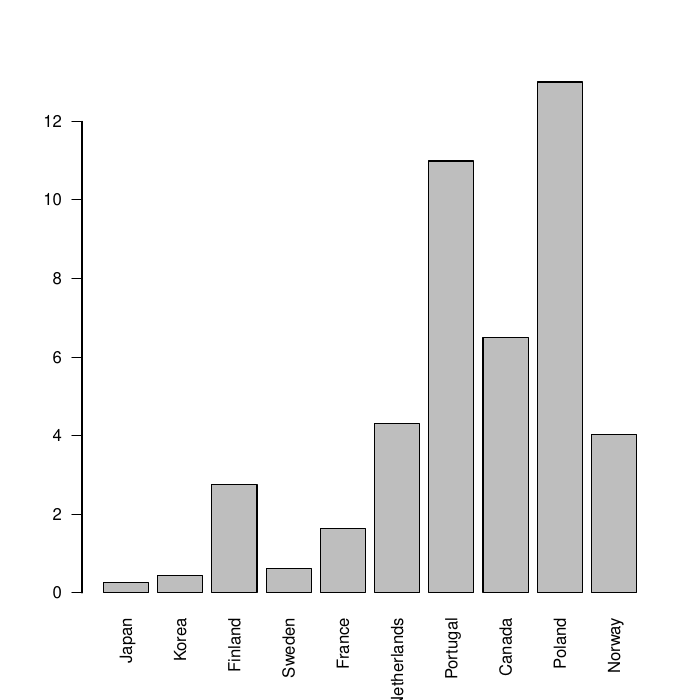

The script that saved this image:

pdf(file="prices.pdf")
data <- c(0.27,0.45,2.77,0.63,1.64,4.31,10.99,6.50,13,4.04)
names(data) <- c("Japan","Korea","Finland","Sweden","France","Netherlands","Portugal","Canada","Poland","Norway")
barplot(data,las=2)
dev.off()